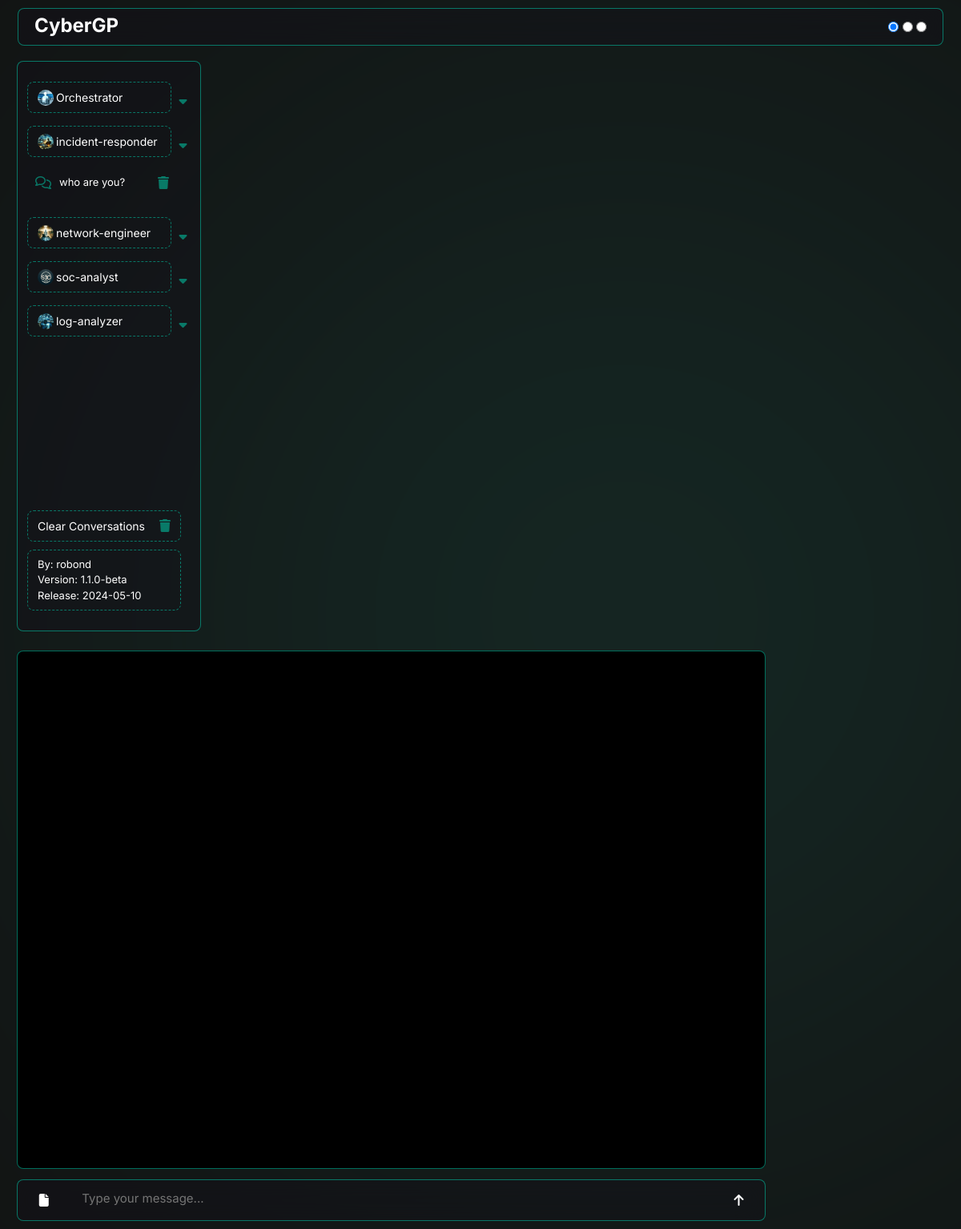
The page /incident-responder/ on the database as committed earlier.
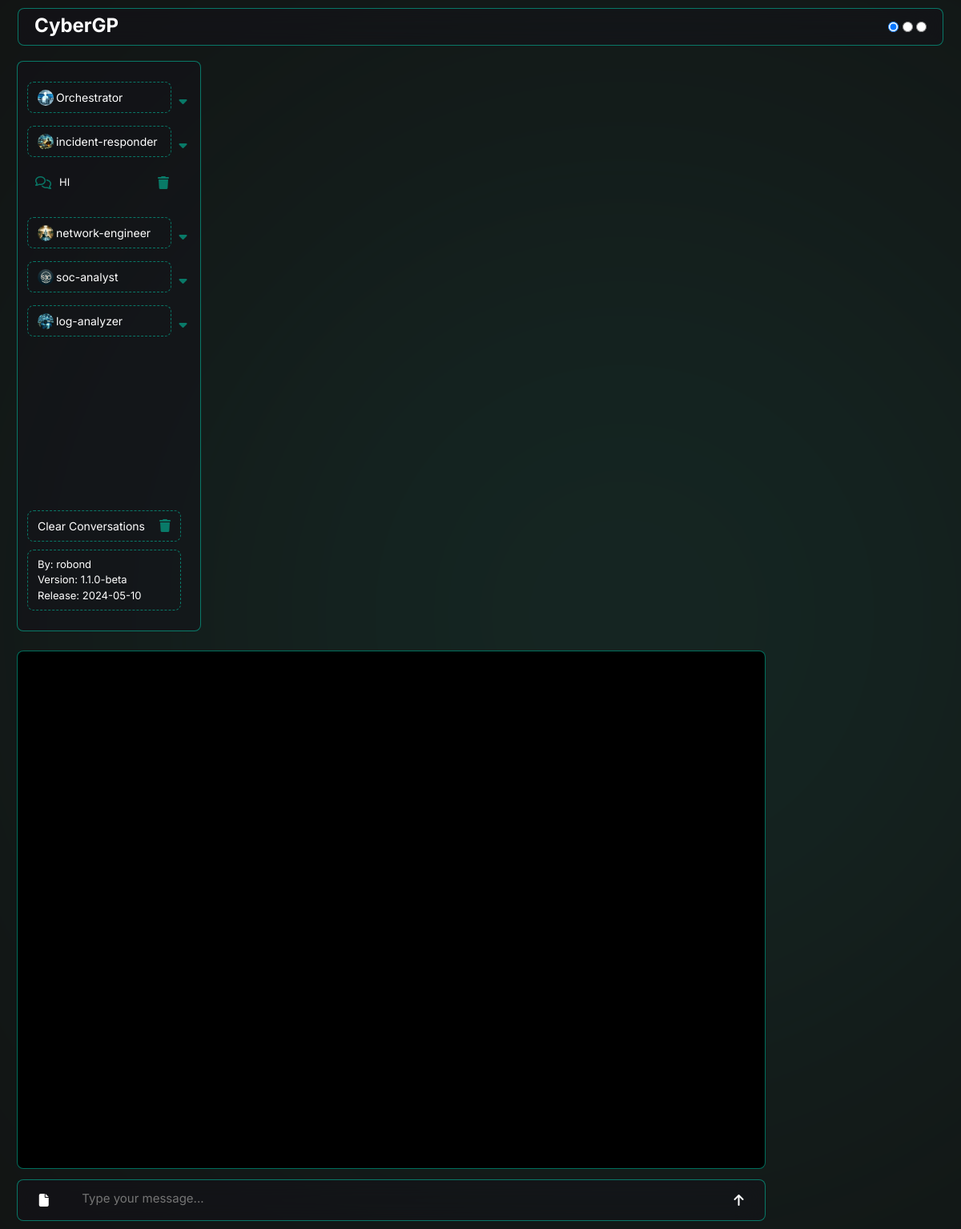
The same page on the database as committed later.
### myapp/models.py (models this page shows, shortened)
class Conversation(models.Model):
    guid = models.CharField(max_length=16, unique=True, editable=False)
    created_at = models.DateTimeField(auto_now_add=True)
    title = models.CharField(max_length=255)
    type = models.CharField(max_length=60, default=None)

### myapp/views/chat.py (the view)
# urls.py: path('<str:type>/', agent, name='soc_with_param'),
def agent(request, type, guid = None):
    conversation, messages = find_conversation(guid)
    bringAgentsConversations()
    return render(request, 'soc.html', {
        'chat_history': messages,
        'guid': guid,
        'type': type,
        'agents': agents
    })

### myapp/helpers/conversation.py (called while the page is built)
def bringAgentsConversations():
    for i, agent_data in enumerate(agents):
        agents[i]['conversations'] = Conversation.objects.filter(type=agent_data['type']).order_by('-created_at')

def find_conversation(guid):
    if guid is None:
        conversation = None
        messages = []
    else:
        conversation = Conversation.objects.filter(guid=guid)[0]
        if not(conversation):
            return redirect('orchestrator')
        messages = Message.objects.filter(conversation=conversation)
    return conversation, messages

### myapp/templates/soc.html (shortened to what this page needs)
{% extends 'layouts/base.html' %}
{% block content %}
    <div class="agents">
        {% include 'layouts/agents.html' %}
    </div>
    <div class="conversation disable-scrollbars">
        <div class="messages">
        </div>
        <div class="user-input box">
            <div class="input-box">
                <form id="chat-form" method="post" action="{% url 'orchestrator' %}" enctype='multipart/form-data'>
                    <div class="form-content">
                        <button type="button" class="upload-image"  id="upload-button">
                            <i class="fas fa-file"></i>
                        </button>
                        <textarea oninput="textAreaAdjust(this)" id="message-input" type="text" name="user_input" placeholder="Type your message..."  autofocus></textarea>
                        <button type="submit" class="send_button">
                            <i class="fas fa-arrow-up"></i>
                        </button>
                    </div>
                </form>
            </div>
        </div>
    </div>
{% endblock %}

### myapp/templates/layouts/agents.html
    <div class="agents_box">
    <div class="top_buttons">
        {% for agent in agents %}
            <div class="agent" >
                <a class="agent_button" data-agent="{{ agent.type }}" href="/{{ agent.type }}">
                    {% if agent.image %}
                        <img src="../../static/images/{{ agent.image }}.png" alt="{{ agent.name }}">
                    {% endif %}
                    <span>{{ agent.name }}</span>
                </a>
                <a href="#" class="toggle_conversations {% if agent.name == type %}active{% endif %}" data-agent="{{ agent.type }}">
                    <i class=" fas fa-caret-down"></i>
                </a>
                {% if agent.conversations %}
                    <div class="conversations" data-conversations-for="{{ agent.type }}" >
                        {% for conversation in agent.conversations %}
                            <div class="convo" data-guid="{{ conversation.guid }}">
                                <div class="left">
                                    <i class="fa-regular fa-comments"></i>
                                    <a class="convo-title" href="/{{ agent.type }}/{{ conversation.guid }}">{{ conversation.title|truncatechars:30 }}</a><br>
                                </div>
                                <button class="btn remove-button" data-toggle="modal" data-target="#confirmationModal">
                                    <i class="fa fa-trash"></i>
                                </button>
                            </div>
                        {% endfor %}
                    </div>
                {% endif %}
            </div>
        {% endfor %}
    </div>
    <div class="bottom_buttons">
        <button class=""  data-toggle="modal" data-target="#confirmationModal">
            <span>Clear Conversations</span>
            <i class="fa fa-trash"></i>
        </button>
        <div class="info">
            <span class="convo-title">
                By: robond <br>
                Version: 1.1.0-beta<br>
                Release: 2024-05-10<br>
            </span>
        </div>
    </div>
</div>

Rows that differ between the two databases and show on the page:
removed Conversation: title "who are you?"
added Conversation: title "HI"
